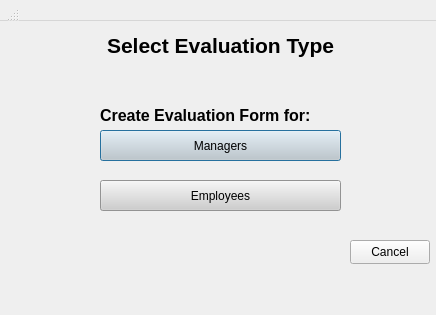
<?xml version="1.0" encoding="UTF-8"?>
<ui version="4.0">
 <class>EvaluationFormatScreen</class>
 <widget class="QDialog" name="EvaluationFormatScreen">
  <property name="geometry">
   <rect>
    <x>0</x>
    <y>0</y>
    <width>436</width>
    <height>315</height>
   </rect>
  </property>
  <property name="windowTitle">
   <string>Evaluation Format</string>
  </property>
  <property name="autoFillBackground">
   <bool>false</bool>
  </property>
  <widget class="QWidget" name="centralwidget" native="true">
   <property name="geometry">
    <rect>
     <x>0</x>
     <y>0</y>
     <width>520</width>
     <height>274</height>
    </rect>
   </property>
   <widget class="QPushButton" name="EvalForManagerButton">
    <property name="geometry">
     <rect>
      <x>100</x>
      <y>130</y>
      <width>241</width>
      <height>31</height>
     </rect>
    </property>
    <property name="styleSheet">
     <string notr="true">background-color:rgb(206, 206, 206);
font: 11pt &quot;Segoe UI&quot;;
color: black;</string>
    </property>
    <property name="text">
     <string>Managers</string>
    </property>
   </widget>
   <widget class="QPushButton" name="EvalForEmployeeButton">
    <property name="geometry">
     <rect>
      <x>100</x>
      <y>180</y>
      <width>241</width>
      <height>31</height>
     </rect>
    </property>
    <property name="styleSheet">
     <string notr="true">background-color:rgb(206, 206, 206);
font: 11pt &quot;Segoe UI&quot;;
color: black;</string>
    </property>
    <property name="text">
     <string>Employees</string>
    </property>
   </widget>
   <widget class="QLabel" name="label">
    <property name="geometry">
     <rect>
      <x>90</x>
      <y>10</y>
      <width>261</width>
      <height>71</height>
     </rect>
    </property>
    <property name="text">
     <string>&lt;html&gt;&lt;head/&gt;&lt;body&gt;&lt;p align=&quot;center&quot;&gt;&lt;span style=&quot; font-size:16pt; font-weight:700;&quot;&gt;Select Evaluation Type&lt;/span&gt;&lt;/p&gt;&lt;/body&gt;&lt;/html&gt;</string>
    </property>
   </widget>
   <widget class="QLabel" name="label_2">
    <property name="geometry">
     <rect>
      <x>100</x>
      <y>105</y>
      <width>221</width>
      <height>21</height>
     </rect>
    </property>
    <property name="text">
     <string>&lt;html&gt;&lt;head/&gt;&lt;body&gt;&lt;p&gt;&lt;span style=&quot; font-size:12pt; font-weight:700;&quot;&gt;Create Evaluation Form for:&lt;/span&gt;&lt;/p&gt;&lt;/body&gt;&lt;/html&gt;</string>
    </property>
   </widget>
   <widget class="QPushButton" name="cancelButton">
    <property name="geometry">
     <rect>
      <x>350</x>
      <y>240</y>
      <width>80</width>
      <height>24</height>
     </rect>
    </property>
    <property name="text">
     <string>Cancel</string>
    </property>
   </widget>
  </widget>
  <widget class="QMenuBar" name="menubar">
   <property name="geometry">
    <rect>
     <x>0</x>
     <y>0</y>
     <width>436</width>
     <height>21</height>
    </rect>
   </property>
  </widget>
  <widget class="QStatusBar" name="statusbar">
   <property name="geometry">
    <rect>
     <x>0</x>
     <y>0</y>
     <width>20</width>
     <height>22</height>
    </rect>
   </property>
  </widget>
 </widget>
 <resources/>
 <connections/>
</ui>
